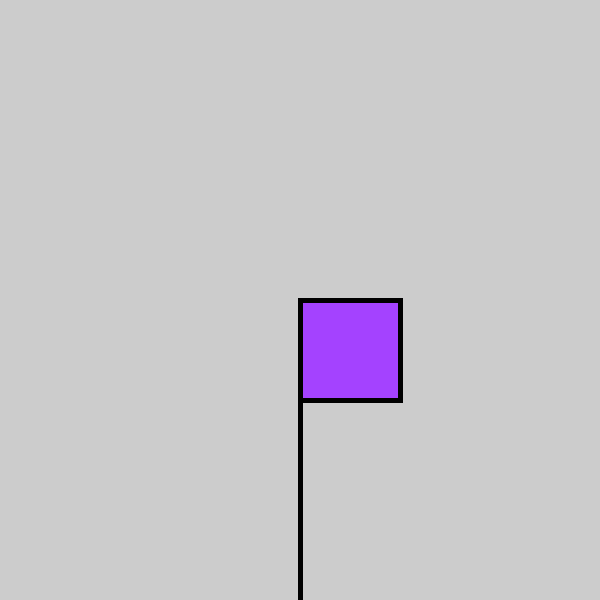
Frame 1 (no input)
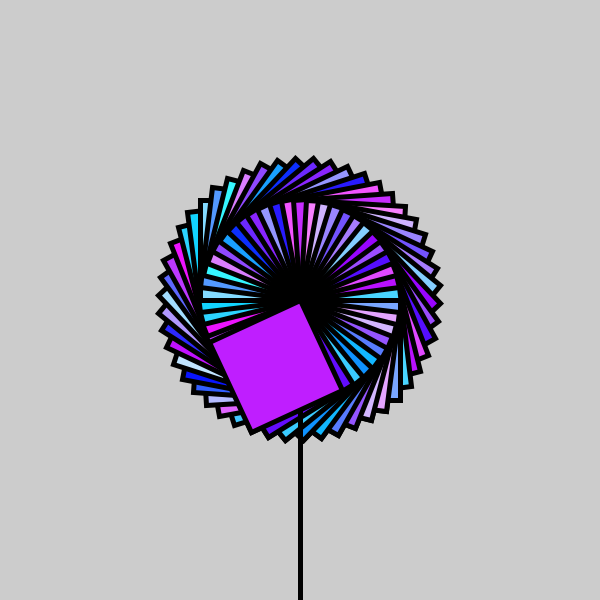
Frame 60 (the mouse pressed at the canvas centre just before this capture)
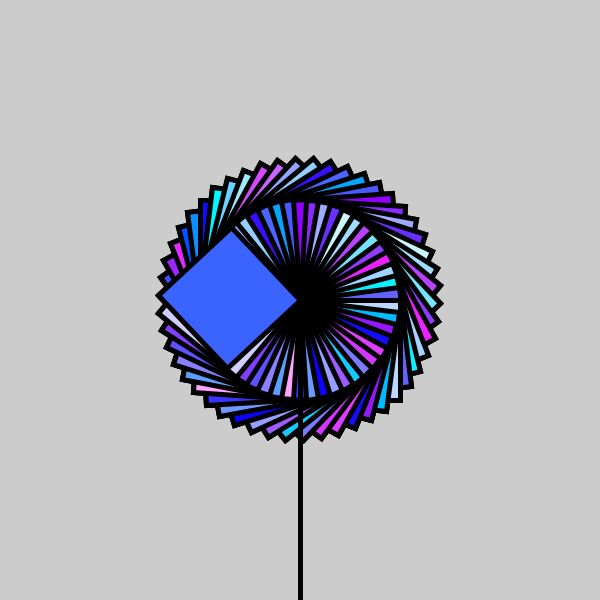
Frame 120 (the mouse held since frame 60 and released just before this capture)

The Processing sketch that drew these frames (run headless with seeded random() and noise(); from frame 60 on, the mouse is pressed at the canvas centre):

// Processing sketch: pinwheel
// ── pinwheel.pde
float a = 0;

void setup(){
  size(600,600);
  
}

void draw(){
  
  
  //fill(#ffffff);
  //rect(0,0,width,height);
  strokeWeight(5);
  line(300,300,300,600);
  
  translate(300,300); 
  rotate(TWO_PI/50.0*a);
  fill(random(255),random(255),255);
  rect(0,0,100,100);
  fill(random(255),255,0);
  a = (a + 1);
  println(a);
  
  
  
}
